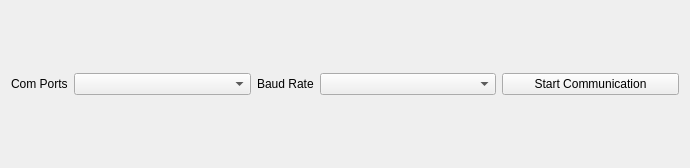
<?xml version="1.0" encoding="UTF-8"?>
<ui version="4.0">
 <class>SerialController</class>
 <widget class="QWidget" name="SerialController">
  <property name="geometry">
   <rect>
    <x>0</x>
    <y>0</y>
    <width>690</width>
    <height>168</height>
   </rect>
  </property>
  <property name="windowTitle">
   <string>Form</string>
  </property>
  <layout class="QVBoxLayout" name="verticalLayout">
   <item>
    <layout class="QHBoxLayout" name="horizontalLayout">
     <item>
      <widget class="QLabel" name="label">
       <property name="sizePolicy">
        <sizepolicy hsizetype="Maximum" vsizetype="Preferred">
         <horstretch>0</horstretch>
         <verstretch>0</verstretch>
        </sizepolicy>
       </property>
       <property name="text">
        <string>Com Ports</string>
       </property>
      </widget>
     </item>
     <item>
      <widget class="QComboBox" name="com_ports"/>
     </item>
     <item>
      <widget class="QLabel" name="label_2">
       <property name="sizePolicy">
        <sizepolicy hsizetype="Maximum" vsizetype="Preferred">
         <horstretch>0</horstretch>
         <verstretch>0</verstretch>
        </sizepolicy>
       </property>
       <property name="text">
        <string>Baud Rate</string>
       </property>
      </widget>
     </item>
     <item>
      <widget class="QComboBox" name="baud_rates"/>
     </item>
     <item>
      <widget class="QPushButton" name="openPort">
       <property name="text">
        <string>Start Communication</string>
       </property>
      </widget>
     </item>
    </layout>
   </item>
  </layout>
 </widget>
 <resources/>
 <connections/>
</ui>
